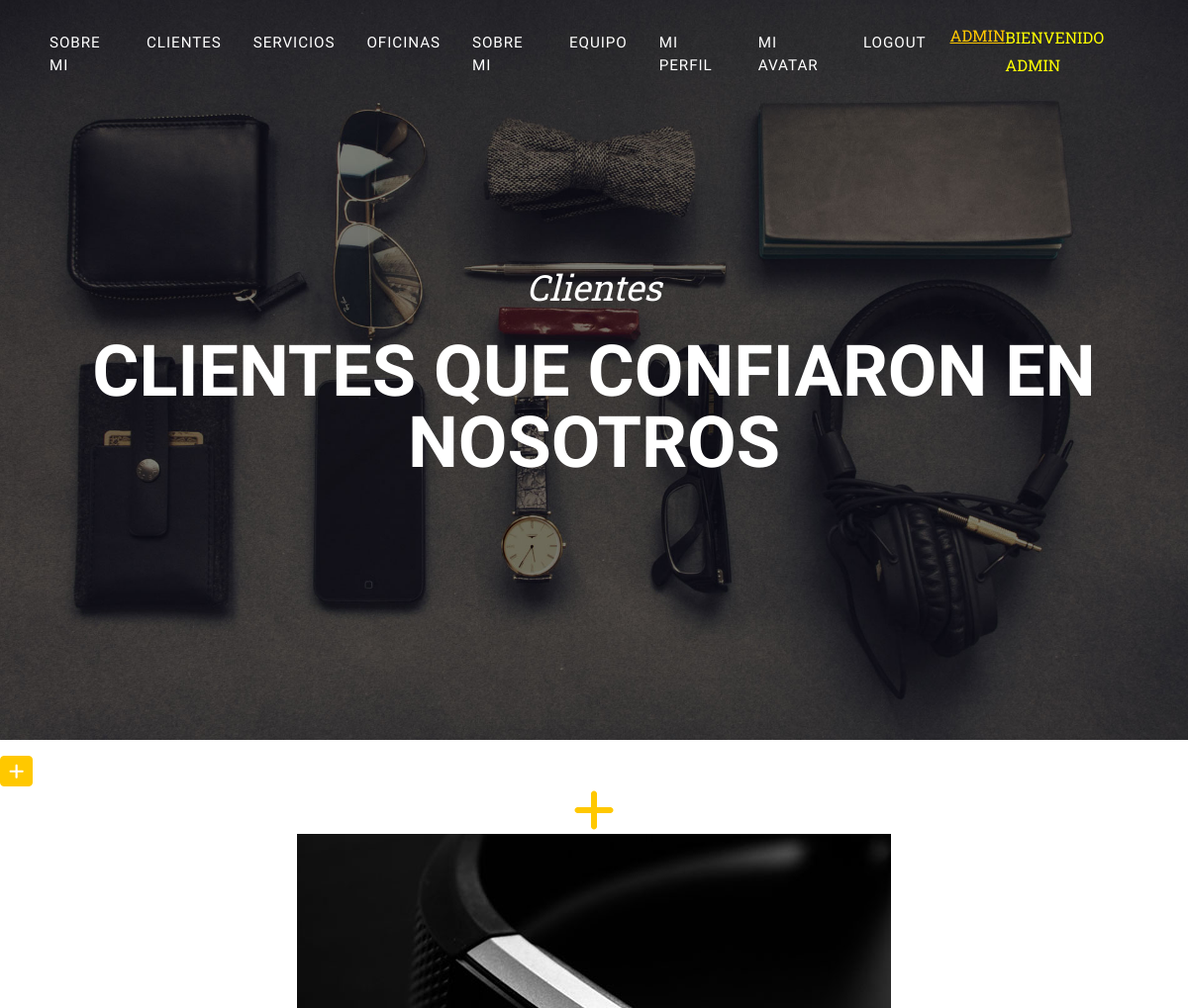
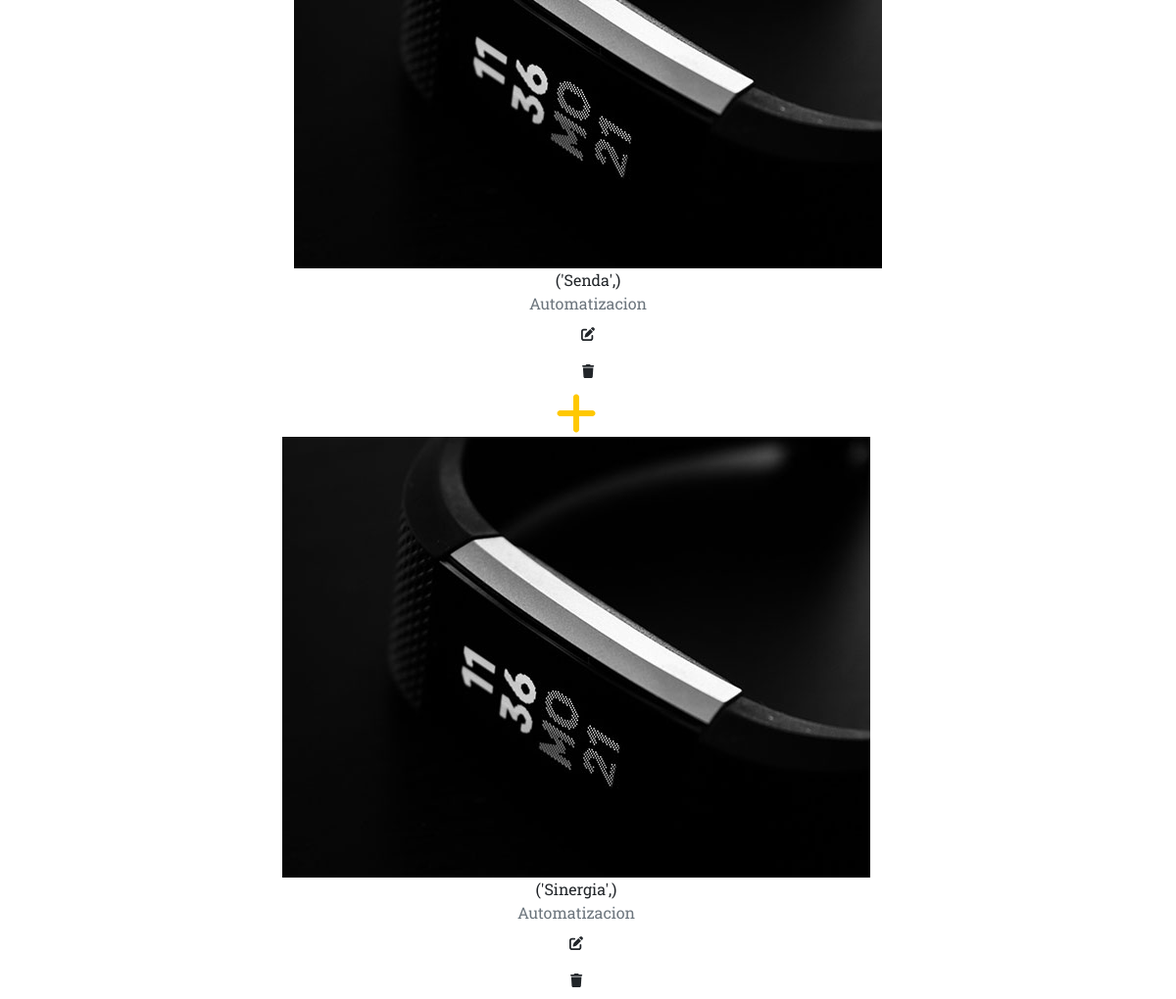
The page /aplicacion/clientes/ (signed in) on the database its author committed (2 pictures, top to bottom).
### aplicacion/models.py (models this page shows)
class Clientes(models.Model):
    nombre=models.CharField(max_length=50)
    servicio_contratado=models.CharField(max_length=50)
    email=models.EmailField()

### aplicacion/views.py (the view)
# urls.py: path('clientes/',clientes, name= "clientes"),
@login_required
def clientes(request):
    ctx= {"clientes":Clientes.objects.all()}
    return render(request,"aplicacion/clientes.html",ctx)

### aplicacion/templates/aplicacion/clientes.html
{% extends 'aplicacion/base.html' %}
{% load static %}
{% block title %}
Clientes
{% endblock title %}
{% block subtitle %}
Clientes que confiaron en nosotros
{% endblock subtitle %}
{% block 1 %}
<a
href="{% url 'createClientes' %}"
class="btn btn-primary btn-sm"
><i class="fa fa-plus fa-lg" title="New Record"> </i>
</a>
{% for cliente in clientes %}
<div class="row text-center">
    <div class="col-md-12">
        <div class="portfolio-item">
            <a class="portfolio-link" data-bs-toggle="modal" href="#portfolioModal1">
                <div class="portfolio-hover">
                    <div class="portfolio-hover-content"><i class="fas fa-plus fa-3x"></i></div>
                </div>
                <img class="img-fluid" src="{% static 'aplicacion/assets/img/portfolio/1.jpg' %}" alt="..." />
            </a>
            <div class="portfolio-caption">
                <div class="portfolio-caption-heading">{{cliente.nombre}}</div>
                <div class="portfolio-caption-subheading text-muted">{{cliente.servicio_contratado}}</div>
            </div>
        </div>
    </div>
    <a
    href="{% url 'updateClientes' cliente.id %}"
    class="btn btn primary"
    ><i class="fa fa-edit fa-sm" title="Edit Record"> </i>
    </a>
    <a
    href="{% url 'deleteClientes' cliente.id %}"
    class="btn btn primary"
    ><i class="fa fa-trash fa-sm" title="Delete Record"> </i>
    </a>
    {% endfor cliente in clientes %}
    {% endblock 1 %}

### aplicacion/templates/aplicacion/base.html (shortened to what this page needs)
<!DOCTYPE html>
<html lang="en">
    <head>
        {% load static %}
        <link href="{% static 'aplicacion/css/styles.css' %}" rel="stylesheet" />
    </head>
    <body id="page-top">
        <nav class="navbar navbar-expand-lg navbar-dark fixed-top" id="mainNav">
            <div class="container">
                <div class="collapse navbar-collapse" id="navbarResponsive">
                    <ul class="navbar-nav text-uppercase ms-auto py-4 py-lg-0">
                        <li class="nav-item"><a class="nav-link" href="{% url 'acerca_de_mi' %}">Sobre Mi</a></li>
                        {% if user.is_authenticated %}
                            <li class="nav-item"><a class="nav-link" href="{% url 'clientes' %}">Clientes</a></li>
                            <li class="nav-item"><a class="nav-link" href="{% url 'servicios' %}">Servicios</a></li>
                            <li class="nav-item"><a class="nav-link" href="{% url 'oficinas' %}">Oficinas</a></li>
                            <li class="nav-item"><a class="nav-link" href="{% url 'acerca_de_mi' %}">Sobre Mi</a></li>
                            <li class="nav-item"><a class="nav-link" href="{% url 'nosotros' %}">Equipo</a></li>
                            <li class="nav-item"><a class="nav-link" href="{% url 'editarPerfil' %}">Mi Perfil</a></li>
                            <li class="nav-item"><a class="nav-link" href="{% url 'agregarAvatar' %}">Mi Avatar</a></li>
                            <li class="nav-item"><a class="nav-link" href="{% url 'logout' %}">Logout</a></li>
                            <li class="btn-btn-primary"><a class="btn-btn-primary" href="{% url 'admin:index' %}">ADMIN</a></li>
                            <p style="color:yellow"> Bienvenido {{user.username}}</user></p>
                        {% endif %}
                    </ul>
                </div>
            </div>
        </nav>
        <header class="masthead">
            <div class="container">
                <div class="masthead-subheading">{% block title %} Bienvenido a Orebit! {% endblock title %}</div>
                <div class="masthead-heading text-uppercase">{% block subtitle %} Un placer conocerte {% endblock subtitle %}</div>
            </div>
        </header>
    {% block 1 %}
    {% endblock 1 %}
    </body>
</html>

### rows shown on the page
Clientes: nombre "('Senda',)", servicio_contratado "Automatizacion"
Clientes: nombre "('Sinergia',)", servicio_contratado "Automatizacion"

### other values the page prints
{{ user.username }} "ADMIN"
